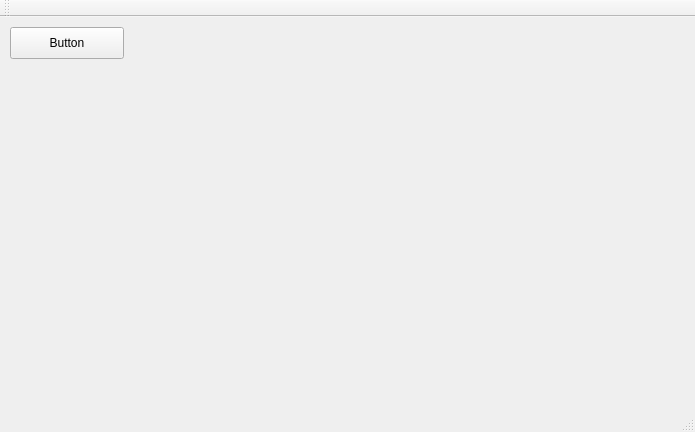
<?xml version="1.0" encoding="UTF-8"?>
<ui version="4.0">
 <class>MainWindow</class>
 <widget class="QMainWindow" name="MainWindow">
  <property name="geometry">
   <rect>
    <x>0</x>
    <y>0</y>
    <width>695</width>
    <height>432</height>
   </rect>
  </property>
  <property name="windowTitle">
   <string>MainWindow</string>
  </property>
  <widget class="QWidget" name="centralWidget">
   <widget class="QPushButton" name="pushButton">
    <property name="geometry">
     <rect>
      <x>10</x>
      <y>10</y>
      <width>114</width>
      <height>32</height>
     </rect>
    </property>
    <property name="text">
     <string>Button</string>
    </property>
   </widget>
   <widget class="QLabel" name="cityName">
    <property name="geometry">
     <rect>
      <x>30</x>
      <y>60</y>
      <width>311</width>
      <height>181</height>
     </rect>
    </property>
    <property name="text">
     <string/>
    </property>
   </widget>
  </widget>
  <widget class="QMenuBar" name="menuBar">
   <property name="geometry">
    <rect>
     <x>0</x>
     <y>0</y>
     <width>695</width>
     <height>22</height>
    </rect>
   </property>
  </widget>
  <widget class="QToolBar" name="mainToolBar">
   <attribute name="toolBarArea">
    <enum>TopToolBarArea</enum>
   </attribute>
   <attribute name="toolBarBreak">
    <bool>false</bool>
   </attribute>
  </widget>
  <widget class="QStatusBar" name="statusBar"/>
 </widget>
 <layoutdefault spacing="6" margin="11"/>
 <resources/>
 <connections/>
</ui>
